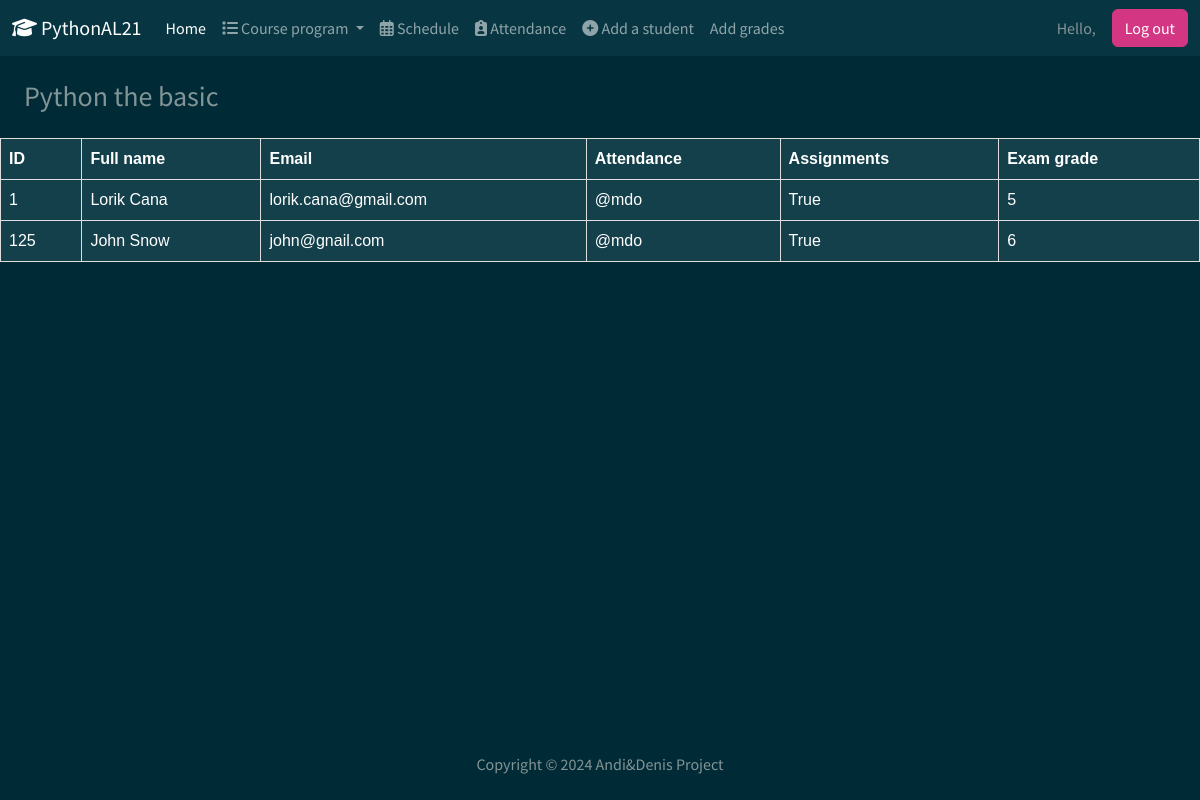
/pythonbasic/, run on the app's committed database.
### students/models.py (models this page shows, shortened)
class Grade(models.Model):
    student = models.ForeignKey(Student, on_delete=models.CASCADE)
    subject = models.ForeignKey(Subject, on_delete=models.CASCADE)
    assignments = models.BooleanField(default=False, null=True)
    grade = models.PositiveIntegerField(null=True)

class Student(models.Model):
    student_nr = models.PositiveIntegerField()
    first_name = models.CharField(blank=False, null=True, max_length=50)
    second_name = models.CharField(blank=False, null=True, max_length=50)
    age = models.PositiveIntegerField(blank=False, null=True)
    email = models.EmailField(blank=False,null=True,max_length=100)
    number = models.PositiveIntegerField(blank=False, null=True)
    nationality = models.CharField(blank=False, null=True, max_length=100)
    field_of_study = models.CharField(blank=False, null=True, max_length=50)
    bio = models.TextField(null=True, max_length=255)
    upload = models.ImageField(upload_to='uploads/', blank=True, null=True)
    class Meta:
        permissions = [
            ("give_medal", "Can give medals"),
        ]

### students/views.py (the view)
# urls.py: path('pythonbasic/', views.view_pythonbasic, name='view_pythonbasic'),
def view_pythonbasic(request):
    grade_values = Grade.objects.filter(subject_id=1)
    context = {
        'grade_values': grade_values,
    }
    return render(request, 'students/pythonBasic.html', context)

### students/templates/students/pythonBasic.html
{% extends 'students/base.html' %}
{% block content %}
<h3 class="m-4">Python the basic</h3>
<table class="table table-striped table-dark">
  <thead>
    <tr>
      <th scope="col">ID</th>
      <th scope="col">Full name</th>
      <th scope="col">Email</th>
      <th scope="col">Attendance</th>
      <th scope="col">Assignments</th>
      <th scope="col">Exam grade</th>
    </tr>
  </thead>
  <tbody>
  {% for data in grade_values %}
    <tr>
      <td>{{ data.student.student_nr }}</td>
      <td>{{ data.student.first_name }} {{ data.student.second_name }}</td>
      <td>{{ data.student.email }}</td>
      <td>@mdo</td>
      <td>{{ data.assignments }}</td>
      <td>{{ data.grade }}</td>
    </tr>
  {% endfor %}
  </tbody>
</table>
{% endblock content %}

### static/css/list_view.css (style rules this page uses)
table { font-family: arial, sans-serif; border-collapse: collapse; width: 100%; }
td, th { border: 1px solid #dddddd; text-align: left; padding: 8px; }

### data on the page
Grade: student.student_nr "1", student.first_name "Lorik", student.second_name "Cana", student.email "lorik.cana@gmail.com", assignments "True", grade "5"
Grade: student.student_nr "125", student.first_name "John", student.second_name "Snow", student.email "john@gnail.com", assignments "True", grade "6"
